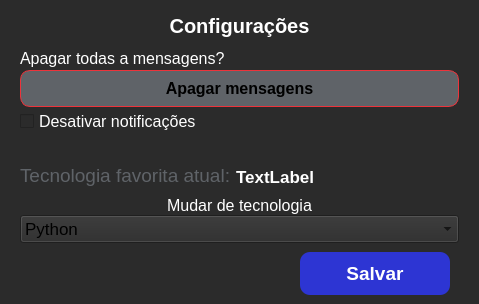
<?xml version="1.0" encoding="UTF-8"?>
<ui version="4.0">
 <class>Conf</class>
 <widget class="QDialog" name="Conf">
  <property name="windowModality">
   <enum>Qt::WindowModal</enum>
  </property>
  <property name="geometry">
   <rect>
    <x>0</x>
    <y>0</y>
    <width>479</width>
    <height>304</height>
   </rect>
  </property>
  <property name="minimumSize">
   <size>
    <width>479</width>
    <height>304</height>
   </size>
  </property>
  <property name="maximumSize">
   <size>
    <width>479</width>
    <height>304</height>
   </size>
  </property>
  <property name="windowTitle">
   <string>Configuração</string>
  </property>
  <property name="windowIcon">
   <iconset resource="../resources/resources.qrc">
    <normaloff>:/icons/gear-solid.svg</normaloff>:/icons/gear-solid.svg</iconset>
  </property>
  <property name="autoFillBackground">
   <bool>false</bool>
  </property>
  <property name="styleSheet">
   <string notr="true">background-color: rgb(43, 43, 43);</string>
  </property>
  <property name="inputMethodHints">
   <set>Qt::ImhNone</set>
  </property>
  <property name="modal">
   <bool>true</bool>
  </property>
  <layout class="QVBoxLayout" name="verticalLayout">
   <property name="bottomMargin">
    <number>0</number>
   </property>
   <item>
    <widget class="QFrame" name="frame">
     <property name="maximumSize">
      <size>
       <width>461</width>
       <height>16777215</height>
      </size>
     </property>
     <property name="frameShape">
      <enum>QFrame::NoFrame</enum>
     </property>
     <property name="frameShadow">
      <enum>QFrame::Raised</enum>
     </property>
     <layout class="QVBoxLayout" name="verticalLayout_2">
      <property name="topMargin">
       <number>0</number>
      </property>
      <property name="bottomMargin">
       <number>0</number>
      </property>
      <item>
       <widget class="QLabel" name="label">
        <property name="maximumSize">
         <size>
          <width>16777215</width>
          <height>30</height>
         </size>
        </property>
        <property name="font">
         <font>
          <pointsize>15</pointsize>
          <weight>75</weight>
          <bold>true</bold>
         </font>
        </property>
        <property name="styleSheet">
         <string notr="true">color: rgb(255, 255, 255);</string>
        </property>
        <property name="text">
         <string>Configurações</string>
        </property>
        <property name="alignment">
         <set>Qt::AlignCenter</set>
        </property>
       </widget>
      </item>
      <item>
       <widget class="QFrame" name="frame_2">
        <property name="frameShape">
         <enum>QFrame::NoFrame</enum>
        </property>
        <property name="frameShadow">
         <enum>QFrame::Raised</enum>
        </property>
        <layout class="QVBoxLayout" name="verticalLayout_3">
         <property name="spacing">
          <number>0</number>
         </property>
         <property name="leftMargin">
          <number>0</number>
         </property>
         <property name="topMargin">
          <number>0</number>
         </property>
         <property name="rightMargin">
          <number>0</number>
         </property>
         <property name="bottomMargin">
          <number>0</number>
         </property>
         <item>
          <widget class="QFrame" name="frame_3">
           <property name="maximumSize">
            <size>
             <width>16777215</width>
             <height>60</height>
            </size>
           </property>
           <property name="frameShape">
            <enum>QFrame::NoFrame</enum>
           </property>
           <property name="frameShadow">
            <enum>QFrame::Raised</enum>
           </property>
           <layout class="QVBoxLayout" name="verticalLayout_4">
            <property name="spacing">
             <number>0</number>
            </property>
            <property name="leftMargin">
             <number>0</number>
            </property>
            <property name="topMargin">
             <number>0</number>
            </property>
            <property name="rightMargin">
             <number>0</number>
            </property>
            <property name="bottomMargin">
             <number>0</number>
            </property>
            <item>
             <widget class="QLabel" name="label_2">
              <property name="font">
               <font>
                <pointsize>12</pointsize>
               </font>
              </property>
              <property name="styleSheet">
               <string notr="true">color:white</string>
              </property>
              <property name="text">
               <string>Apagar todas a mensagens?</string>
              </property>
             </widget>
            </item>
            <item>
             <widget class="QPushButton" name="btn_apagar_conversas">
              <property name="minimumSize">
               <size>
                <width>0</width>
                <height>37</height>
               </size>
              </property>
              <property name="font">
               <font>
                <pointsize>12</pointsize>
                <weight>75</weight>
                <bold>true</bold>
               </font>
              </property>
              <property name="cursor">
               <cursorShape>PointingHandCursor</cursorShape>
              </property>
              <property name="styleSheet">
               <string notr="true">

QPushButton{
background-color:#5f6368;
border:1px solid rgb(237, 51, 59);
border-radius:10px;
outline:0
}
QPushButton:hover{
color:rgb(237, 51, 59);
}</string>
              </property>
              <property name="text">
               <string>Apagar mensagens</string>
              </property>
             </widget>
            </item>
           </layout>
          </widget>
         </item>
         <item>
          <widget class="QFrame" name="frame_4">
           <property name="maximumSize">
            <size>
             <width>16777215</width>
             <height>30</height>
            </size>
           </property>
           <property name="frameShape">
            <enum>QFrame::NoFrame</enum>
           </property>
           <property name="frameShadow">
            <enum>QFrame::Raised</enum>
           </property>
           <layout class="QVBoxLayout" name="verticalLayout_5">
            <property name="spacing">
             <number>0</number>
            </property>
            <property name="leftMargin">
             <number>0</number>
            </property>
            <property name="topMargin">
             <number>0</number>
            </property>
            <property name="rightMargin">
             <number>0</number>
            </property>
            <property name="bottomMargin">
             <number>0</number>
            </property>
            <item>
             <widget class="QCheckBox" name="checkBox_notificacoes">
              <property name="font">
               <font>
                <pointsize>12</pointsize>
               </font>
              </property>
              <property name="styleSheet">
               <string notr="true">
QCheckBox{
color:white;outline:0
}</string>
              </property>
              <property name="text">
               <string>Desativar notificações</string>
              </property>
             </widget>
            </item>
           </layout>
          </widget>
         </item>
         <item>
          <widget class="QFrame" name="frame_5">
           <property name="frameShape">
            <enum>QFrame::NoFrame</enum>
           </property>
           <property name="frameShadow">
            <enum>QFrame::Raised</enum>
           </property>
           <layout class="QVBoxLayout" name="verticalLayout_6">
            <property name="spacing">
             <number>0</number>
            </property>
            <property name="leftMargin">
             <number>0</number>
            </property>
            <property name="topMargin">
             <number>0</number>
            </property>
            <property name="rightMargin">
             <number>0</number>
            </property>
            <property name="bottomMargin">
             <number>0</number>
            </property>
            <item alignment="Qt::AlignLeft">
             <widget class="QFrame" name="frame_6">
              <property name="frameShape">
               <enum>QFrame::NoFrame</enum>
              </property>
              <property name="frameShadow">
               <enum>QFrame::Raised</enum>
              </property>
              <layout class="QHBoxLayout" name="horizontalLayout">
               <property name="spacing">
                <number>5</number>
               </property>
               <property name="leftMargin">
                <number>0</number>
               </property>
               <property name="topMargin">
                <number>0</number>
               </property>
               <property name="rightMargin">
                <number>0</number>
               </property>
               <property name="bottomMargin">
                <number>0</number>
               </property>
               <item alignment="Qt::AlignLeft|Qt::AlignBottom">
                <widget class="QLabel" name="label_3">
                 <property name="font">
                  <font>
                   <pointsize>14</pointsize>
                   <weight>50</weight>
                   <bold>false</bold>
                  </font>
                 </property>
                 <property name="styleSheet">
                  <string notr="true">color:#5f6368</string>
                 </property>
                 <property name="text">
                  <string>Tecnologia favorita atual:</string>
                 </property>
                </widget>
               </item>
               <item alignment="Qt::AlignBottom">
                <widget class="QLabel" name="label_tec_favorita">
                 <property name="font">
                  <font>
                   <pointsize>13</pointsize>
                   <weight>75</weight>
                   <bold>true</bold>
                  </font>
                 </property>
                 <property name="styleSheet">
                  <string notr="true">color:white</string>
                 </property>
                 <property name="text">
                  <string>TextLabel</string>
                 </property>
                </widget>
               </item>
              </layout>
             </widget>
            </item>
            <item>
             <widget class="QFrame" name="frame_7">
              <property name="frameShape">
               <enum>QFrame::NoFrame</enum>
              </property>
              <property name="frameShadow">
               <enum>QFrame::Raised</enum>
              </property>
              <layout class="QVBoxLayout" name="verticalLayout_7">
               <property name="spacing">
                <number>0</number>
               </property>
               <property name="leftMargin">
                <number>0</number>
               </property>
               <property name="topMargin">
                <number>9</number>
               </property>
               <property name="rightMargin">
                <number>0</number>
               </property>
               <property name="bottomMargin">
                <number>0</number>
               </property>
               <item>
                <widget class="QLabel" name="label_5">
                 <property name="font">
                  <font>
                   <pointsize>12</pointsize>
                  </font>
                 </property>
                 <property name="styleSheet">
                  <string notr="true">color:white</string>
                 </property>
                 <property name="text">
                  <string>Mudar de tecnologia</string>
                 </property>
                 <property name="alignment">
                  <set>Qt::AlignCenter</set>
                 </property>
                </widget>
               </item>
               <item>
                <widget class="QComboBox" name="comboBox_tec">
                 <property name="font">
                  <font>
                   <pointsize>13</pointsize>
                  </font>
                 </property>
                 <property name="styleSheet">
                  <string notr="true">outline:0</string>
                 </property>
                 <property name="maxVisibleItems">
                  <number>12</number>
                 </property>
                 <item>
                  <property name="text">
                   <string>Python</string>
                  </property>
                  <property name="icon">
                   <iconset resource="../resources/resources.qrc">
                    <normaloff>:/icons/python</normaloff>:/icons/python</iconset>
                  </property>
                 </item>
                 <item>
                  <property name="text">
                   <string>Java</string>
                  </property>
                  <property name="icon">
                   <iconset resource="../resources/resources.qrc">
                    <normaloff>:/icons/java</normaloff>:/icons/java</iconset>
                  </property>
                 </item>
                 <item>
                  <property name="text">
                   <string>JavaScript</string>
                  </property>
                  <property name="icon">
                   <iconset resource="../resources/resources.qrc">
                    <normaloff>:/icons/javascript</normaloff>:/icons/javascript</iconset>
                  </property>
                 </item>
                 <item>
                  <property name="text">
                   <string>Kotlin</string>
                  </property>
                  <property name="icon">
                   <iconset resource="../resources/resources.qrc">
                    <normaloff>:/icons/kotlin</normaloff>:/icons/kotlin</iconset>
                  </property>
                 </item>
                 <item>
                  <property name="text">
                   <string>NodeJS</string>
                  </property>
                  <property name="icon">
                   <iconset resource="../resources/resources.qrc">
                    <normaloff>:/icons/nodejs</normaloff>:/icons/nodejs</iconset>
                  </property>
                 </item>
                 <item>
                  <property name="text">
                   <string>PHP</string>
                  </property>
                  <property name="icon">
                   <iconset resource="../resources/resources.qrc">
                    <normaloff>:/icons/php</normaloff>:/icons/php</iconset>
                  </property>
                 </item>
                 <item>
                  <property name="text">
                   <string>C#</string>
                  </property>
                  <property name="icon">
                   <iconset resource="../resources/resources.qrc">
                    <normaloff>:/icons/c#</normaloff>:/icons/c#</iconset>
                  </property>
                 </item>
                 <item>
                  <property name="text">
                   <string>C</string>
                  </property>
                  <property name="icon">
                   <iconset resource="../resources/resources.qrc">
                    <normaloff>:/icons/c</normaloff>:/icons/c</iconset>
                  </property>
                 </item>
                 <item>
                  <property name="text">
                   <string>Angular</string>
                  </property>
                  <property name="icon">
                   <iconset resource="../resources/resources.qrc">
                    <normaloff>:/icons/angular</normaloff>:/icons/angular</iconset>
                  </property>
                 </item>
                 <item>
                  <property name="text">
                   <string>CSS HTML</string>
                  </property>
                  <property name="icon">
                   <iconset resource="../resources/resources.qrc">
                    <normaloff>:/icons/css html</normaloff>:/icons/css html</iconset>
                  </property>
                 </item>
                 <item>
                  <property name="text">
                   <string>React</string>
                  </property>
                  <property name="icon">
                   <iconset resource="../resources/resources.qrc">
                    <normaloff>:/icons/react</normaloff>:/icons/react</iconset>
                  </property>
                 </item>
                 <item>
                  <property name="text">
                   <string>Ruby</string>
                  </property>
                  <property name="icon">
                   <iconset resource="../resources/resources.qrc">
                    <normaloff>:/icons/ruby</normaloff>:/icons/ruby</iconset>
                  </property>
                 </item>
                 <item>
                  <property name="text">
                   <string>Swift</string>
                  </property>
                  <property name="icon">
                   <iconset resource="../resources/resources.qrc">
                    <normaloff>:/icons/swift</normaloff>:/icons/swift</iconset>
                  </property>
                 </item>
                 <item>
                  <property name="text">
                   <string>Vue</string>
                  </property>
                  <property name="icon">
                   <iconset resource="../resources/resources.qrc">
                    <normaloff>:/icons/vue</normaloff>:/icons/vue</iconset>
                  </property>
                 </item>
                 <item>
                  <property name="text">
                   <string>C++</string>
                  </property>
                  <property name="icon">
                   <iconset resource="../resources/resources.qrc">
                    <normaloff>:/icons/c++</normaloff>:/icons/c++</iconset>
                  </property>
                 </item>
                 <item>
                  <property name="text">
                   <string>Nenhuma</string>
                  </property>
                  <property name="icon">
                   <iconset resource="../resources/resources.qrc">
                    <normaloff>:/icons/nenhuma</normaloff>:/icons/nenhuma</iconset>
                  </property>
                 </item>
                </widget>
               </item>
               <item alignment="Qt::AlignRight">
                <widget class="QFrame" name="frame_8">
                 <property name="frameShape">
                  <enum>QFrame::NoFrame</enum>
                 </property>
                 <property name="frameShadow">
                  <enum>QFrame::Raised</enum>
                 </property>
                 <layout class="QHBoxLayout" name="horizontalLayout_2">
                  <item>
                   <widget class="QPushButton" name="btn_salvar">
                    <property name="minimumSize">
                     <size>
                      <width>150</width>
                      <height>0</height>
                     </size>
                    </property>
                    <property name="font">
                     <font>
                      <pointsize>14</pointsize>
                      <weight>75</weight>
                      <bold>true</bold>
                     </font>
                    </property>
                    <property name="cursor">
                     <cursorShape>PointingHandCursor</cursorShape>
                    </property>
                    <property name="styleSheet">
                     <string notr="true">color: rgb(255, 255, 255);
background-color: rgb(45, 53, 211);
border:0;
padding:10px;
border-radius:10px;
outline:0</string>
                    </property>
                    <property name="text">
                     <string>Salvar</string>
                    </property>
                   </widget>
                  </item>
                 </layout>
                </widget>
               </item>
              </layout>
             </widget>
            </item>
           </layout>
          </widget>
         </item>
        </layout>
       </widget>
      </item>
     </layout>
    </widget>
   </item>
  </layout>
 </widget>
 <resources>
  <include location="../resources/resources.qrc"/>
 </resources>
 <connections/>
</ui>
